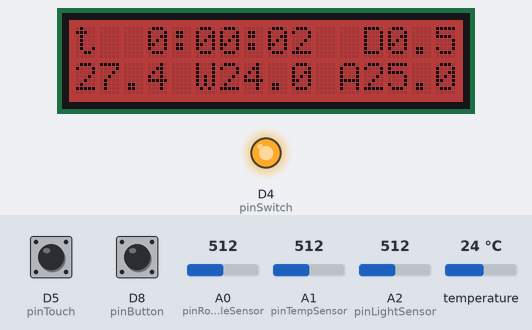
The sketch below on a simulated Arduino Zero (SAMD21). Parts: 16×2 character LCD, output pins drawn as LEDs (lit = HIGH). The inputs (shaded band) are chosen by the test bench; at power-on: temperature 24 °C, A2 (pinLightSensor) = 512, D5 (pinTouch) LOW, D8 (pinButton) LOW, A0 (pinRotaryAngleSensor) = 512, A1 (pinTempSensor) = 512. What the sketch prints to the serial monitor is not drawn.

Above: at 2.3 s.
2.4 s: temperature set to 27.6 °C
At 4.4 s:
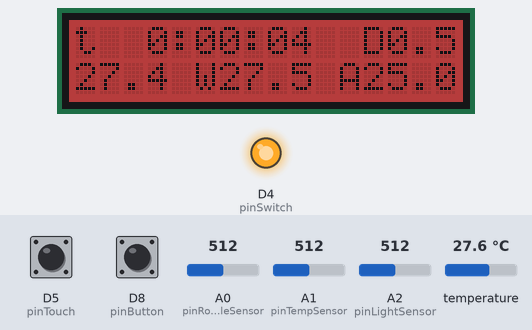
4.6 s: temperature set to 28.7 °C
At 6.9 s:
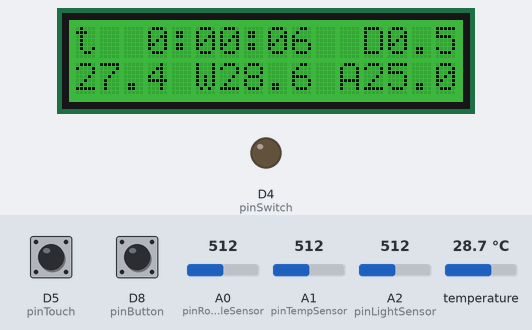
8.2 s: A2 (pinLightSensor) set to 407
At 9.7 s:
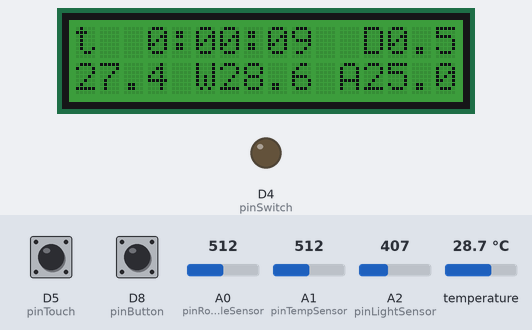
10.6 s: A2 (pinLightSensor) set to 391
12.5 s: A2 (pinLightSensor) set to 370
14.5 s: A2 (pinLightSensor) set to 340
At 15.5 s:
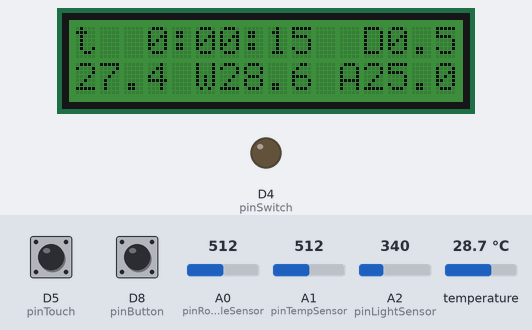
Timing chart, 0 to 17.5 s (numbered marks = the images above; inputs shaded):
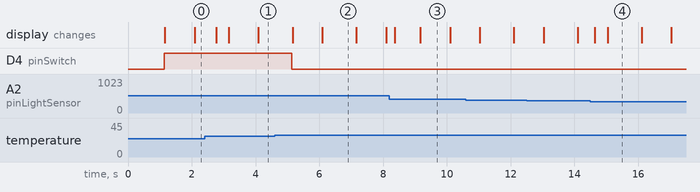

Measured:
- the behaviour switches between 27.9 and 28 °C on temperature (found by bisection; images 1 and 2)
- the behaviour switches between 356 and 355 on A2 (pinLightSensor) (found by bisection; images 3 and 4)
- after the input at 4.6 s, D4 (pinSwitch): HIGH → LOW after 0.54 s; the display: first changes after 0.57 s (image 2 shows a later state)
- after the input at 14.5 s, the display: first changes after 0.14 s (image 4 shows a later state)
- what the display in image 2 shows lasts 1.1 s, from 6.1 s to 7.2 s
- what the display in image 3 shows lasts 0.9 s, from 9.2 s to 10.1 s

The sketch:

arduino-temp-monitor.ino
```cpp
#include <Wire.h>
#include <rgb_lcd.h>
#include <math.h>

#include <OneWire.h>
#include <DallasTemperature.h>

//LCD display
rgb_lcd lcd;
const int lcdLineLength = 16;
const int lcdLines = 2;
const int lcdBufferLength = lcdLineLength+1;
char lcdBuffer[lcdBufferLength];
int lightValue = 255;
int lightValueThreshold = 16;

//Analog inputs
const int analogMin = 0;
const int analogMax = 1023; //max value of the analog read

// Grove - Temperature Sensor V1.2 - https://wiki.seeedstudio.com/Grove-Temperature_Sensor_V1.2/
const int pinTempSensor = A1;     // Grove - Temperature Sensor connect to A0

// Grove - Rotary Angle Sensor - https://wiki.seeedstudio.com/Grove-Rotary_Angle_Sensor/
const int pinRotaryAngleSensor = A0;

// Grove - Light Sensor - https://wiki.seeedstudio.com/Grove-Light_Sensor/
const int pinLightSensor = A2;


//Digital inputs
const int pinButton = 8;     // the number of the pushbutton pin
const int pinTouch = 5;     // the number of the touch pin
const int pinSwitch =  4;      // the number of the LED pin
const int pinWaterTemp = 2;     // the number of the pushbutton pin
OneWire oneWire(pinWaterTemp); // Setup a oneWire instance to communicate with any OneWire devices (not just Maxim/Dallas temperature ICs)
DallasTemperature sensors(&oneWire); // Pass our oneWire reference to Dallas Temperature.
DeviceAddress tempDeviceAddress;
DeviceAddress* myArray = 0;


unsigned long timeStart = 0;
unsigned long timeElapsed = 0;
bool heating = false;

//temperature values
const int tempPrecision = 10; //instead of using floats I'm using int multiplied by this number to get additional decimal places
const int tempDeltaMin=1;
const int tempDeltaMax=20;
const int tempDeltaStep=1;
int tempDelta=5;
const int tempSetMin=200;
const int tempSetMax=350;
int tempSet=0;
int tempWater = 0;
int tempAmbient = 0;
int digitalTempDelayInMillis = 0;
int digitalTempResolution = 12; // for digital temperature sensor
unsigned long digitalTempLastRequest = 0;


//from: https://maxpromer.github.io/LCD-Character-Creator/
//byte charDelta[] = {0x00, 0x04, 0x04, 0x0A, 0x0A, 0x11, 0x1F, 0x00};

#if defined(ARDUINO_ARCH_AVR)
#define debug  Serial
#elif defined(ARDUINO_ARCH_SAMD) ||  defined(ARDUINO_ARCH_SAM)
#define debug  SerialUSB
#else
#define debug  Serial
#endif


void setup() {
  // put your setup code here, to run once:
  Serial.begin(9600);

  // set up the LCD's number of columns and rows:
  lcd.begin(lcdLineLength, lcdLines);
  lcd.setColor(BLUE);
  lcd.print("Welcome!");


  // Start up the sensors library for DS18B20 temperature sensor
  sensors.begin();
  int digitalTempSensors = sensors.getDeviceCount();

  myArray = new DeviceAddress [digitalTempSensors];
  Serial.println(sizeof(myArray) / sizeof(int));
  snprintf(lcdBuffer, lcdBufferLength, "Found %d DS18...", digitalTempSensors);
  lcd.setCursor(0, 1);
  lcd.print(lcdBuffer);

  sensors.getAddress(tempDeviceAddress, 0);
  sensors.setResolution(tempDeviceAddress, digitalTempResolution);
  //digitalTempDelayInMillis = 750 / (1 << (12 - digitalTempResolution));
  digitalTempDelayInMillis = sensors.millisToWaitForConversion(digitalTempResolution);
  sensors.setWaitForConversion(false);
  sensors.requestTemperatures();
  digitalTempLastRequest = millis();
  //more code from: https://create.arduino.cc/projecthub/TheGadgetBoy/ds18b20-digital-temperature-sensor-and-arduino-9cc806
  // and here: https://create.arduino.cc/projecthub/iotboys/how-to-use-ds18b20-water-proof-temperature-sensor-2adecc

  //initialize Ambient temp pin as input
  pinMode(pinTempSensor, INPUT);
  // initialize the rotary pin as input:
  pinMode(pinRotaryAngleSensor, INPUT);
  // initialize the rotary pin as input:
  pinMode(pinLightSensor, INPUT);
  // initialize the pushbutton pin as an input:
  pinMode(pinButton, INPUT);
  // initialize the Touch pin as an input:
  pinMode(pinTouch, INPUT);
  // initialize the Switch pin as an output:
  pinMode(pinSwitch, OUTPUT);

  delay(1000);
}

void loop() {
  Serial.print("millis:");
  Serial.println(millis());
  //check button state to see if it's pressed and then reset the timer
  if (digitalRead(pinButton) == HIGH) {
    timeStart=seconds();
  }
  timeElapsed=seconds()-timeStart;

  //check if touch button is pressed and if so increase the temperature delta value
  if (digitalRead(pinTouch) == HIGH){
    tempDelta+=tempDeltaStep;
    if (tempDelta>tempDeltaMax)
      tempDelta=tempDeltaMin;
  }

  //get value from the Ambient temperature sensor
  tempAmbient = groveSensorToCelsius(analogRead(pinTempSensor));

  //get value of rotary knob to adjust Set temperature
  int sensor_value = analogRead(pinRotaryAngleSensor);
  tempSet = map(sensor_value, analogMax, analogMin, tempSetMin, tempSetMax);


  //tempWater = 260;
  if (millis() - digitalTempLastRequest >= digitalTempDelayInMillis){
    tempWater = sensors.getTempC(tempDeviceAddress) * tempPrecision;
    sensors.requestTemperatures();
    digitalTempLastRequest = millis();
  }

  //set the swtitch to correct state and adjust LCD backlight
  if (tempWater<tempSet){
    //turn on heating
    heating = true;
    digitalWrite(pinSwitch, HIGH);

  }
  else if(tempWater>(tempSet+tempDelta)){
    //turn off heating
    heating = false;
    digitalWrite(pinSwitch, LOW);
  }

  //read the ambientlight value and change the light value if difference larger than threshold
  int lightValueNew = map(analogRead(pinLightSensor), 0, 800, 1 , 255);
  if (abs(lightValue - lightValueNew) > lightValueThreshold){
    lightValue = lightValueNew;
  }
  if (heating){
    lcd.setRGB(lightValue, 0, 0);
  }
  else{
    lcd.setRGB(0, lightValue, 0);
  }


// write on the LCD
// "________________"
// "t 00:00:00  D0.1"
// "00.0 W00.0 A00.0"


  snprintf(lcdBuffer, lcdBufferLength, "t%3d:%02d:%02d  D%d.%d", (int)(timeElapsed/3600),(int)((timeElapsed%3600)/60),(int)(timeElapsed%60), tempDelta/10, tempDelta%10);
  lcd.setCursor(0, 0);
  lcd.print(lcdBuffer);
  snprintf(lcdBuffer, lcdBufferLength, "%02d.%d W%02d.%d A%02d.%d", tempSet/10, tempSet%10, tempWater/10, tempWater%10, tempAmbient/10, tempAmbient%10);
  lcd.setCursor(0, 1);
  lcd.print(lcdBuffer);

  delay(100);
}

unsigned long seconds() {
  return millis()/1000;
}

int groveSensorToCelsius(int value) {
  const int tempSensorB = 4275;                   // B value of the thermistor
  const long tempSensorR0 = 100000;               // R0 = 100k
  const float tempSensorT0 = 298.15;              // T0 Temperature for R0
  const int temp0 = 273.15*tempPrecision;         // 0C in Kelvin for conversion
  const float BbyT0 = tempSensorB/tempSensorT0;
  return (int)(tempSensorB/(log((float)analogMax/value-1)+BbyT0)*tempPrecision)-temp0;
}
```
